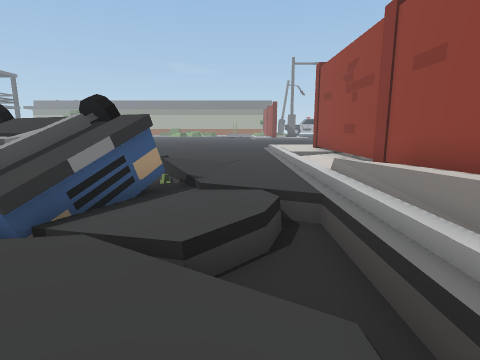
view 1 (above)

13 first-person views from a walk through a 3-D level made in the Unity game engine. The camera is 1.3 m above the floor, tilts 10° down and sees 80° across. The floor is counted in squares, 1 m on a side. Each view is taken from the middle of a square. On the plan, view 1 faces up. The plan holds only what a view shows up to about 13 squares ahead; the rest is blank. The place goes on beyond the plan. The player character is not drawn.

view 2
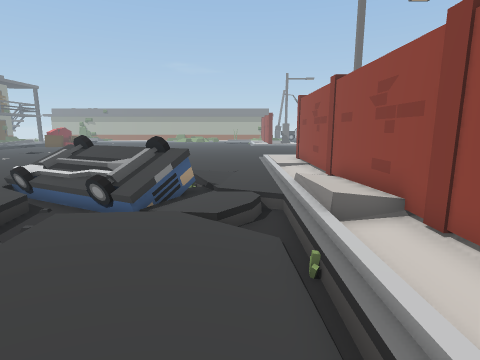

view 3
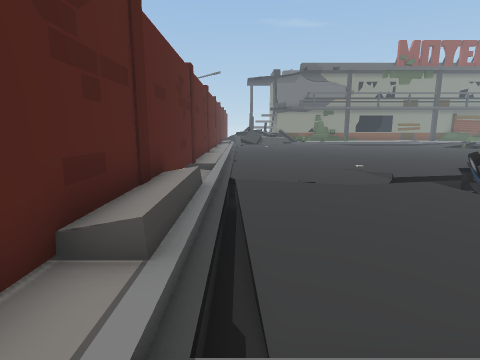

view 4
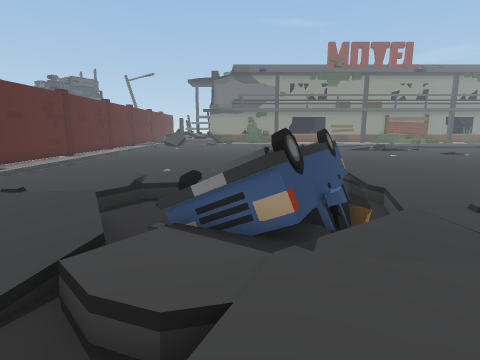

view 5
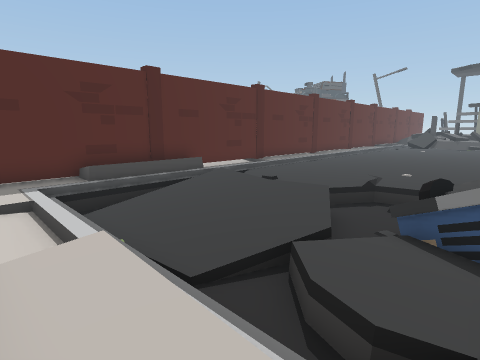

view 6
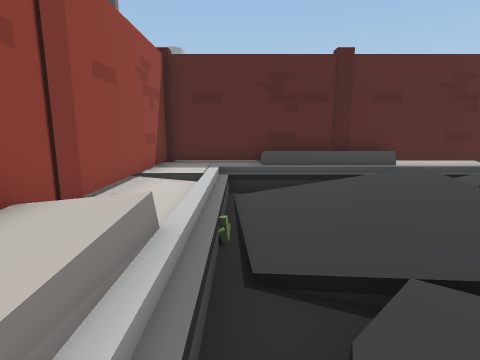

view 7
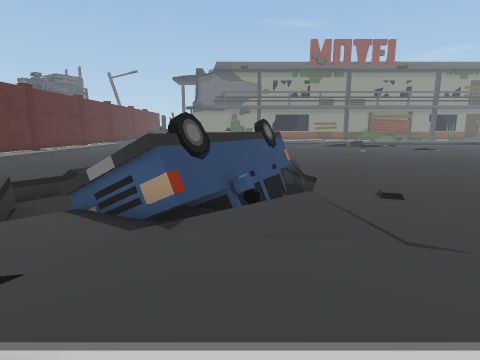

view 8
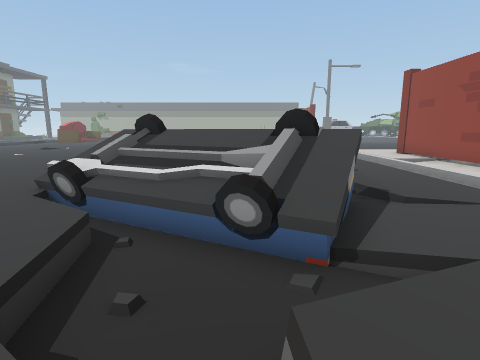

view 9
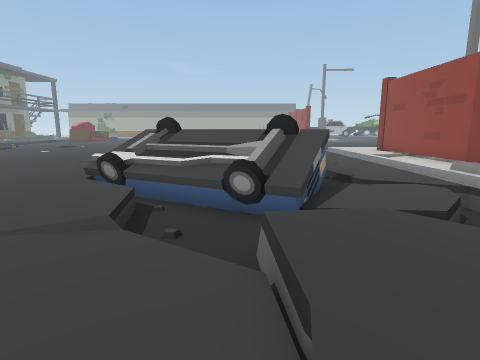

view 10
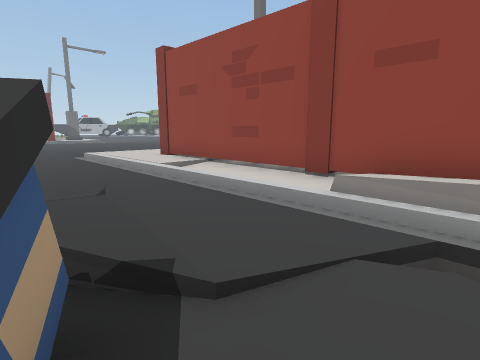

view 11
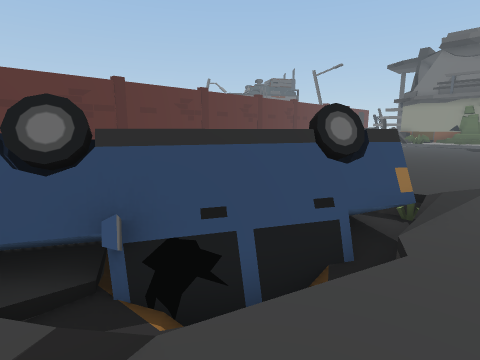

view 12
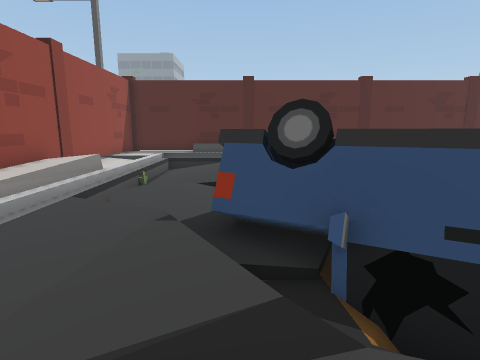

view 13
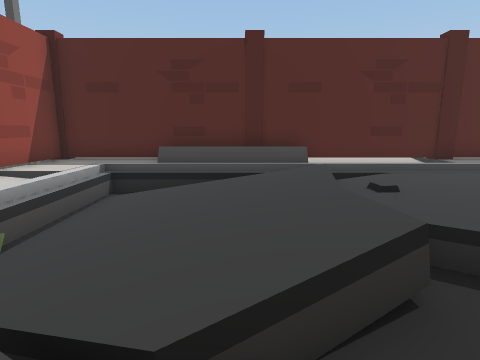

### Floor plan
Key: @ floor where view 1 was taken; # wall or solid block; . main floor; : floor 0.25 m higher than the main floor; - floor 0.25 m lower than the main floor; + floor 0.5 m higher than the main floor; _ floor 0.5 m lower than the main floor; / step, stairs or slope; = window, fence, low wall or low ledge; O other object.
Columns run from 10 left of view 1 to 4 right of it. Each row starts with its distance up from view 1.
 14 ......    ..::
 13 ............::#
 12 ............::#
 11 ............/.#
 10 ............/.#
  9 .//O///...../.#
  8 .._OOOO_=.../.#
  7 ..OOOOOO=.../.#
  6 ..OOOOOOO/../:#
  5 .../OOOOO..//+#
  4 ....__OO-.._/+#
  3 ....//_O///_/+#
  2 ....=__=./////#
  1 .....//://///.#
  0 .......://@//.#
 -1 .......:///_/.#
 -2 ....../////_/.#
 -3 ...../==///_::#
 -4 :://///////:::#
 -5 ###############
 -6   ::::/

Where each view was taken, in squares from view 1:
view 1: 0 up, 0 right, facing up
view 2: 4 down, 0 right, facing up
view 3: 3 down, 3 right, facing left
view 4: 5 up, 3 right, facing left
view 5: 5 up, 3 right, facing down-left
view 6: 5 up, 1 right, facing down
view 7: 7 up, 3 right, facing left
view 8: 0 up, 4 left, facing up
view 9: 2 down, 4 left, facing up
view 10: 4 up, 2 left, facing up-right
view 11: 10 up, 2 left, facing down-left
view 12: 10 up, 2 left, facing down
view 13: 4 up, 2 left, facing down
